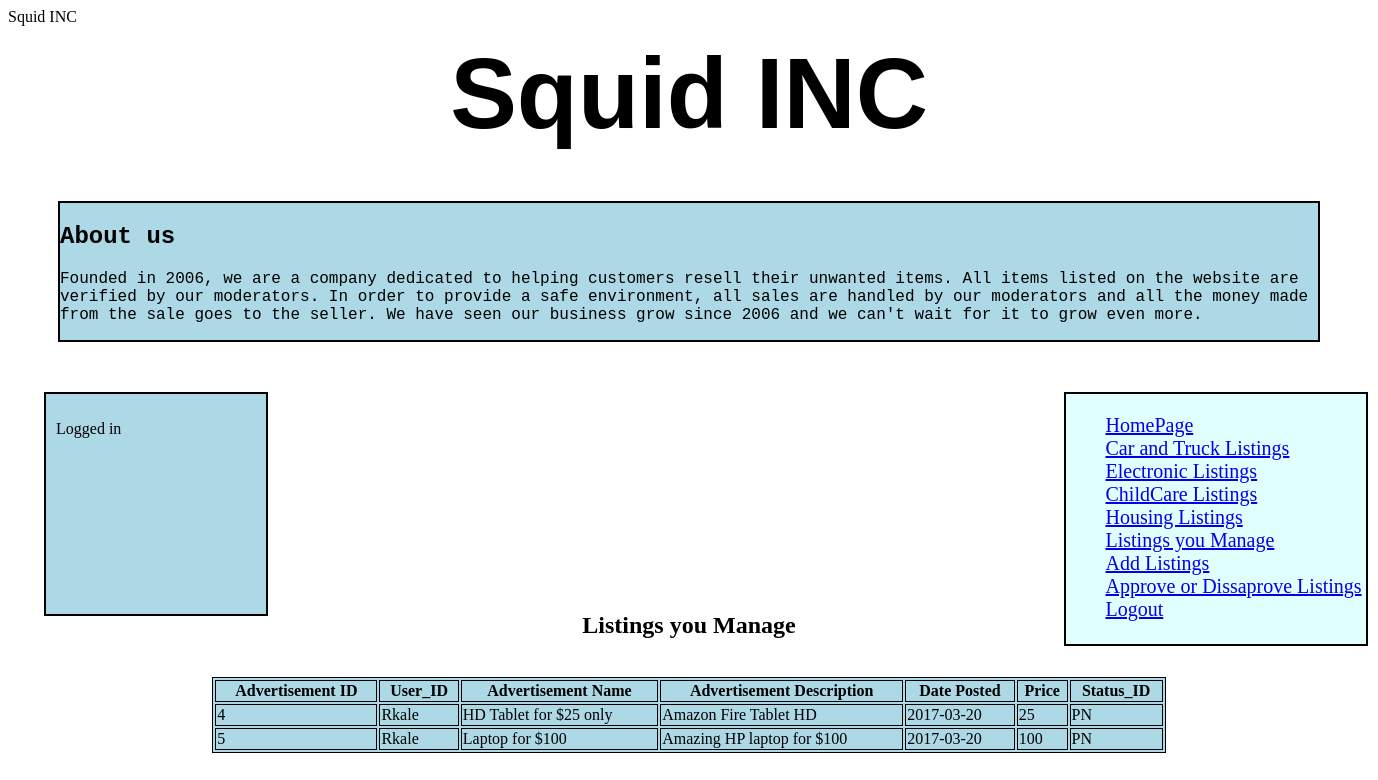
The app's page /Project371/ModeratorsListings.php with its own data.
### tables this page shows
CREATE TABLE IF NOT EXISTS Advertisements
(
Advertisement_ID int(10) auto_increment,
AdvTitle varchar(100) not null,
AdvDetails varchar (100),
AdvDateTime DATE not null,
Price FLOAT not null,
Category_ID varchar(3),
User_ID varchar(20),
Moderator_ID varchar(20),
Status_ID varchar(2),

Foreign Key (Category_ID) REFERENCES Categories(Category_ID) ON DELETE RESTRICT,
Foreign Key (User_ID) REFERENCES Users(User_ID) ON DELETE CASCADE,
Foreign Key (Moderator_ID) REFERENCES Moderators(User_ID) ON DELETE SET NULL,
Foreign Key (Status_ID) REFERENCES Statuses(Status_ID) ON DELETE RESTRICT,
Primary Key (Advertisement_ID)
);

### Project371/ModeratorsListings.php (the view, shortened to what this page needs)
<!DOCTYPE html>
<html>
<head>
</head>
<body>
    <center><h1>  Squid INC </h1></center>
    <div class="divbio">
        <h2> About us</h2>
        <p>
            Founded in 2006, we are a company dedicated to helping customers resell their unwanted items. All items listed on the website are verified by our moderators.
            In order to provide a safe environment, all sales are handled by our moderators and all the money made from the sale goes to the seller. We have seen our business grow
            since 2006 and we can't wait for it to grow even more.
        </p>
    </div>
    <div class="a">
        <div class="signin">
            <p> Logged in </p>
        </div>
        <div class="info">
            <ul>
                 <a href= "Homepage1.php">HomePage </a><br>
               <a href= "CATsales.php"> Car and Truck Listings </a><br>
               <a href= "ELCSales.php"> Electronic Listings </a><br>
               <a href= "CCAsales.php"> ChildCare Listings</a><br>
               <a href= "HOUsales.php"> Housing Listings</a><br>
              <a href= "ModeratorsListings.php"> Listings you Manage</a><br>
              <a href= "AddListing.php"> Add Listings</a><br>
              <a href ="ModeratorHomepage.php" >  Approve or Dissaprove Listings</a> <br>
              <a href = "logout.php" >  Logout</a>
            </ul>
        </div>
    </div>
     <div>
           <center> <h2> Listings you Manage </h2> </center>
            <center>
			<table>
				<tr>
					<th> Advertisement ID </th>
                    <th> User_ID </th>
					<th> Advertisement Name    </th>
					<th> Advertisement Description</th>
					<th> Date Posted</th>
					<th> Price</th>
					<th> Status_ID</th>
				</tr>
		</center>
        <?php
				require_once 'connection.php';
				$connection = mysqli_connect($db_hostname, $db_username,$db_password,$db_database);
                $username= $_SESSION['username'];
				$query= "select Advertisement_ID, AdvTitle,AdvDetails,AdvDateTime,Price,Category_ID,User_ID,Moderator_ID, Status_ID from Advertisements";
				$result = mysqli_query($connection, $query);
				if(mysqli_num_rows($result)> 0){
					while ($row= mysqli_fetch_array($result)){
						if($row['Moderator_ID'] == $username){
							echo "<tr><td>". $row['Advertisement_ID'] ."</td><td>" .$row['User_ID']. "</td><td>" .$row['AdvTitle'] ."</td><td>" . $row['AdvDetails'] ."</td><td>" . $row['AdvDateTime'] ."</td><td>" .
                            $row['Price'] ."</td><td>" . $row['Status_ID']."</td></tr>";
						}
					}
				}
				?>
        </div>
    <br>
</body>
</html>

### Project371/ModeratorsListings.php (style rules this page uses)
table,th { border: 1px solid black; background-color: lightblue; }
table { width: 70%; }
td { border: 1px solid black; }
h1 { color: black; font-family: 'Lucida Sans', 'Lucida Sans Regular', 'Lucida Grande', 'Lucida Sans Unicode', Geneva, Verdana, sans-serif; font-size: 100px; margin: 10px; }
div.a { position: relative; width: 400px; height: 200px; margin: 10px; }
.divbio { background-color: lightblue; color: black; border: 2px solid black; margin: 50px; font-family: Courier New, Courier, monospace; }
.signin { position: absolute; background-color: lightblue; color: black; border: 2px solid black; padding: 10px; right: 150px; width: 200px; height: 200px; }
.info { background-color: lightcyan; border: 2px solid black; position: absolute; font-size: 20px; right: -950px; height: 250px; width: 300px; margin: 0.5px; }

### records on screen
advertisements: Advertisement_ID "4", User_ID "Rkale", AdvTitle "HD Tablet for $25 only", AdvDetails "Amazon Fire Tablet HD", AdvDateTime "2017-03-20", Price "25", Status_ID "PN"
advertisements: Advertisement_ID "5", User_ID "Rkale", AdvTitle "Laptop for $100", AdvDetails "Amazing HP laptop for $100", AdvDateTime "2017-03-20", Price "100", Status_ID "PN"
